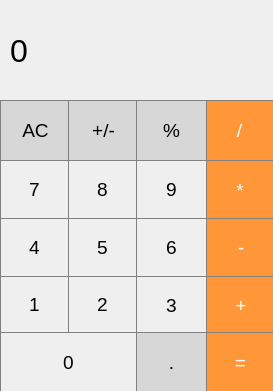
<?xml version="1.0" encoding="UTF-8"?>
<ui version="4.0">
 <class>MainWindow</class>
 <widget class="QMainWindow" name="MainWindow">
  <property name="geometry">
   <rect>
    <x>0</x>
    <y>0</y>
    <width>273</width>
    <height>391</height>
   </rect>
  </property>
  <property name="windowTitle">
   <string>MainWindow</string>
  </property>
  <widget class="QWidget" name="centralwidget">
   <widget class="QLabel" name="result_show">
    <property name="geometry">
     <rect>
      <x>10</x>
      <y>0</y>
      <width>261</width>
      <height>101</height>
     </rect>
    </property>
    <property name="font">
     <font>
      <pointsize>24</pointsize>
     </font>
    </property>
    <property name="styleSheet">
     <string notr="true">QLabel {
  qproperty-alignment: 'AlignVCenter | AlignRight';
  border-bottom: 1px solid gray;
}

background-color : white;</string>
    </property>
    <property name="text">
     <string>0</string>
    </property>
   </widget>
   <widget class="QPushButton" name="pb_AC">
    <property name="geometry">
     <rect>
      <x>0</x>
      <y>100</y>
      <width>71</width>
      <height>61</height>
     </rect>
    </property>
    <property name="font">
     <font>
      <pointsize>14</pointsize>
     </font>
    </property>
    <property name="styleSheet">
     <string notr="true">QPushButton {
  background-color: rgb(215, 215, 215);
  border: 1px solid gray;
}
QPushButton:pressed {
    background-color: qlineargradient(x1: 0, y1: 0, x2: 0, y2: 1,
                                      stop: 0 #BEBEBE, stop: 1 #D7D7D7);
}</string>
    </property>
    <property name="text">
     <string>AC</string>
    </property>
   </widget>
   <widget class="QPushButton" name="pb_plmn">
    <property name="geometry">
     <rect>
      <x>68</x>
      <y>100</y>
      <width>71</width>
      <height>61</height>
     </rect>
    </property>
    <property name="font">
     <font>
      <pointsize>14</pointsize>
     </font>
    </property>
    <property name="styleSheet">
     <string notr="true">QPushButton {
  background-color: rgb(215, 215, 215);
  border: 1px solid gray;
}
QPushButton:pressed {
    background-color: qlineargradient(x1: 0, y1: 0, x2: 0, y2: 1,
                                      stop: 0 #BEBEBE, stop: 1 #D7D7D7);
}</string>
    </property>
    <property name="text">
     <string>+/-</string>
    </property>
   </widget>
   <widget class="QPushButton" name="pb_divide">
    <property name="geometry">
     <rect>
      <x>204</x>
      <y>100</y>
      <width>71</width>
      <height>61</height>
     </rect>
    </property>
    <property name="font">
     <font>
      <pointsize>14</pointsize>
     </font>
    </property>
    <property name="styleSheet">
     <string notr="true">QPushButton {
  background-color: rgb(255, 151, 57);
  color: white; 
  border: 1px solid gray;
}

QPushButton:pressed {
    background-color: qlineargradient(x1: 0, y1: 0, x2: 0, y2: 1,
                                      stop: 0 #FF7832, stop: 1 #FF9739);
}</string>
    </property>
    <property name="text">
     <string>/</string>
    </property>
   </widget>
   <widget class="QPushButton" name="pb_modulus">
    <property name="geometry">
     <rect>
      <x>136</x>
      <y>100</y>
      <width>71</width>
      <height>61</height>
     </rect>
    </property>
    <property name="font">
     <font>
      <pointsize>14</pointsize>
     </font>
    </property>
    <property name="styleSheet">
     <string notr="true">QPushButton {
  background-color: rgb(215, 215, 215);
  border: 1px solid gray;
}
QPushButton:pressed {
    background-color: qlineargradient(x1: 0, y1: 0, x2: 0, y2: 1,
                                      stop: 0 #BEBEBE, stop: 1 #D7D7D7);
}</string>
    </property>
    <property name="text">
     <string>%</string>
    </property>
   </widget>
   <widget class="QPushButton" name="pb_multiplie">
    <property name="geometry">
     <rect>
      <x>206</x>
      <y>160</y>
      <width>68</width>
      <height>61</height>
     </rect>
    </property>
    <property name="font">
     <font>
      <pointsize>14</pointsize>
     </font>
    </property>
    <property name="styleSheet">
     <string notr="true">QPushButton {
  background-color: rgb(255, 151, 57);
  color: white; 
  border: 1px solid gray;
}

QPushButton:pressed {
    background-color: qlineargradient(x1: 0, y1: 0, x2: 0, y2: 1,
                                      stop: 0 #FF7832, stop: 1 #FF9739);
}</string>
    </property>
    <property name="text">
     <string>*</string>
    </property>
   </widget>
   <widget class="QPushButton" name="pb_8">
    <property name="geometry">
     <rect>
      <x>68</x>
      <y>160</y>
      <width>69</width>
      <height>59</height>
     </rect>
    </property>
    <property name="font">
     <font>
      <pointsize>14</pointsize>
     </font>
    </property>
    <property name="styleSheet">
     <string notr="true">QPushButton {
   border: 1px solid gray;
}
QPushButton:pressed {
    background-color: qlineargradient(x1: 0, y1: 0, x2: 0, y2: 1,
                                      stop: 0 #dadbde, stop: 1 #f6f7fa);
}</string>
    </property>
    <property name="text">
     <string>8</string>
    </property>
   </widget>
   <widget class="QPushButton" name="pb_9">
    <property name="geometry">
     <rect>
      <x>136</x>
      <y>160</y>
      <width>71</width>
      <height>59</height>
     </rect>
    </property>
    <property name="font">
     <font>
      <pointsize>14</pointsize>
     </font>
    </property>
    <property name="styleSheet">
     <string notr="true">QPushButton {
   border: 1px solid gray;
}
QPushButton:pressed {
    background-color: qlineargradient(x1: 0, y1: 0, x2: 0, y2: 1,
                                      stop: 0 #dadbde, stop: 1 #f6f7fa);
}</string>
    </property>
    <property name="text">
     <string>9</string>
    </property>
   </widget>
   <widget class="QPushButton" name="pb_7">
    <property name="geometry">
     <rect>
      <x>0</x>
      <y>160</y>
      <width>69</width>
      <height>59</height>
     </rect>
    </property>
    <property name="font">
     <font>
      <pointsize>14</pointsize>
     </font>
    </property>
    <property name="styleSheet">
     <string notr="true">QPushButton {
   border: 1px solid gray;
}
QPushButton:pressed {
    background-color: qlineargradient(x1: 0, y1: 0, x2: 0, y2: 1,
                                      stop: 0 #dadbde, stop: 1 #f6f7fa);
}</string>
    </property>
    <property name="text">
     <string>7</string>
    </property>
   </widget>
   <widget class="QPushButton" name="pb_minus">
    <property name="geometry">
     <rect>
      <x>206</x>
      <y>218</y>
      <width>70</width>
      <height>59</height>
     </rect>
    </property>
    <property name="font">
     <font>
      <pointsize>14</pointsize>
     </font>
    </property>
    <property name="styleSheet">
     <string notr="true">QPushButton {
  background-color: rgb(255, 151, 57);
  color: white; 
  border: 1px solid gray;
}

QPushButton:pressed {
    background-color: qlineargradient(x1: 0, y1: 0, x2: 0, y2: 1,
                                      stop: 0 #FF7832, stop: 1 #FF9739);
}</string>
    </property>
    <property name="text">
     <string>-</string>
    </property>
   </widget>
   <widget class="QPushButton" name="pb_5">
    <property name="geometry">
     <rect>
      <x>68</x>
      <y>218</y>
      <width>69</width>
      <height>59</height>
     </rect>
    </property>
    <property name="font">
     <font>
      <pointsize>14</pointsize>
     </font>
    </property>
    <property name="styleSheet">
     <string notr="true">QPushButton {
   border: 1px solid gray;
}
QPushButton:pressed {
    background-color: qlineargradient(x1: 0, y1: 0, x2: 0, y2: 1,
                                      stop: 0 #dadbde, stop: 1 #f6f7fa);
}</string>
    </property>
    <property name="text">
     <string>5</string>
    </property>
   </widget>
   <widget class="QPushButton" name="pb_6">
    <property name="geometry">
     <rect>
      <x>136</x>
      <y>218</y>
      <width>71</width>
      <height>59</height>
     </rect>
    </property>
    <property name="font">
     <font>
      <pointsize>14</pointsize>
     </font>
    </property>
    <property name="styleSheet">
     <string notr="true">QPushButton {
   border: 1px solid gray;
}
QPushButton:pressed {
    background-color: qlineargradient(x1: 0, y1: 0, x2: 0, y2: 1,
                                      stop: 0 #dadbde, stop: 1 #f6f7fa);
}</string>
    </property>
    <property name="text">
     <string>6</string>
    </property>
   </widget>
   <widget class="QPushButton" name="pb_4">
    <property name="geometry">
     <rect>
      <x>0</x>
      <y>218</y>
      <width>69</width>
      <height>59</height>
     </rect>
    </property>
    <property name="font">
     <font>
      <pointsize>14</pointsize>
     </font>
    </property>
    <property name="styleSheet">
     <string notr="true">QPushButton {
   border: 1px solid gray;
}
QPushButton:pressed {
    background-color: qlineargradient(x1: 0, y1: 0, x2: 0, y2: 1,
                                      stop: 0 #dadbde, stop: 1 #f6f7fa);
}</string>
    </property>
    <property name="text">
     <string>4</string>
    </property>
   </widget>
   <widget class="QPushButton" name="pb_plus">
    <property name="geometry">
     <rect>
      <x>206</x>
      <y>276</y>
      <width>70</width>
      <height>58</height>
     </rect>
    </property>
    <property name="font">
     <font>
      <pointsize>14</pointsize>
     </font>
    </property>
    <property name="styleSheet">
     <string notr="true">QPushButton {
  background-color: rgb(255, 151, 57);
  color: white; 
  border: 1px solid gray;
}

QPushButton:pressed {
    background-color: qlineargradient(x1: 0, y1: 0, x2: 0, y2: 1,
                                      stop: 0 #FF7832, stop: 1 #FF9739);
}</string>
    </property>
    <property name="text">
     <string>+</string>
    </property>
   </widget>
   <widget class="QPushButton" name="pb_2">
    <property name="geometry">
     <rect>
      <x>68</x>
      <y>276</y>
      <width>69</width>
      <height>57</height>
     </rect>
    </property>
    <property name="font">
     <font>
      <pointsize>14</pointsize>
     </font>
    </property>
    <property name="styleSheet">
     <string notr="true">QPushButton {
   border: 1px solid gray;
}
QPushButton:pressed {
    background-color: qlineargradient(x1: 0, y1: 0, x2: 0, y2: 1,
                                      stop: 0 #dadbde, stop: 1 #f6f7fa);
}</string>
    </property>
    <property name="text">
     <string>2</string>
    </property>
   </widget>
   <widget class="QPushButton" name="pb_3">
    <property name="geometry">
     <rect>
      <x>136</x>
      <y>276</y>
      <width>71</width>
      <height>58</height>
     </rect>
    </property>
    <property name="font">
     <font>
      <pointsize>14</pointsize>
     </font>
    </property>
    <property name="styleSheet">
     <string notr="true">QPushButton {
   border: 1px solid gray;
}
QPushButton:pressed {
    background-color: qlineargradient(x1: 0, y1: 0, x2: 0, y2: 1,
                                      stop: 0 #dadbde, stop: 1 #f6f7fa);
}</string>
    </property>
    <property name="text">
     <string>3</string>
    </property>
   </widget>
   <widget class="QPushButton" name="pb_1">
    <property name="geometry">
     <rect>
      <x>0</x>
      <y>276</y>
      <width>69</width>
      <height>57</height>
     </rect>
    </property>
    <property name="font">
     <font>
      <pointsize>14</pointsize>
     </font>
    </property>
    <property name="styleSheet">
     <string notr="true">QPushButton {
   border: 1px solid gray;
}
QPushButton:pressed {
    background-color: qlineargradient(x1: 0, y1: 0, x2: 0, y2: 1,
                                      stop: 0 #dadbde, stop: 1 #f6f7fa);
}</string>
    </property>
    <property name="text">
     <string>1</string>
    </property>
   </widget>
   <widget class="QPushButton" name="pb_equal">
    <property name="geometry">
     <rect>
      <x>206</x>
      <y>332</y>
      <width>69</width>
      <height>61</height>
     </rect>
    </property>
    <property name="font">
     <font>
      <pointsize>14</pointsize>
     </font>
    </property>
    <property name="styleSheet">
     <string notr="true">QPushButton {
  background-color: rgb(255, 151, 57);
  color: white; 
  border: 1px solid gray;
}

QPushButton:pressed {
    background-color: qlineargradient(x1: 0, y1: 0, x2: 0, y2: 1,
                                      stop: 0 #FF7832, stop: 1 #FF9739);
}</string>
    </property>
    <property name="text">
     <string>=</string>
    </property>
   </widget>
   <widget class="QPushButton" name="pb_point">
    <property name="geometry">
     <rect>
      <x>136</x>
      <y>332</y>
      <width>71</width>
      <height>61</height>
     </rect>
    </property>
    <property name="font">
     <font>
      <pointsize>14</pointsize>
     </font>
    </property>
    <property name="styleSheet">
     <string notr="true">QPushButton {
  background-color: rgb(215, 215, 215);
  border: 1px solid gray;
}
QPushButton:pressed {
    background-color: qlineargradient(x1: 0, y1: 0, x2: 0, y2: 1,
                                      stop: 0 #BEBEBE, stop: 1 #D7D7D7);
}</string>
    </property>
    <property name="text">
     <string>.</string>
    </property>
   </widget>
   <widget class="QPushButton" name="pb_0">
    <property name="geometry">
     <rect>
      <x>0</x>
      <y>332</y>
      <width>137</width>
      <height>61</height>
     </rect>
    </property>
    <property name="font">
     <font>
      <pointsize>14</pointsize>
     </font>
    </property>
    <property name="styleSheet">
     <string notr="true">QPushButton {
   border: 1px solid gray;
}
QPushButton:pressed {
    background-color: qlineargradient(x1: 0, y1: 0, x2: 0, y2: 1,
                                      stop: 0 #dadbde, stop: 1 #f6f7fa);
}</string>
    </property>
    <property name="text">
     <string>0</string>
    </property>
   </widget>
  </widget>
 </widget>
 <resources/>
 <connections/>
</ui>
